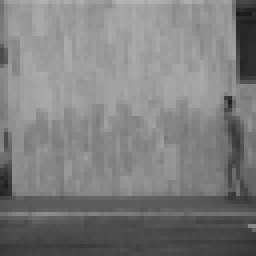
#> input picture preprocessed_frames/denis_jump/frame_000.png, 64 x 64 px (shown 4 times larger); its folder holds 4 pictures in this run
$ python frame_pointcloud_clustering.py   (older library calls are emulated)
#> lines starting #> are read from the running program, lines starting #| are printed output that depends on the picture
import os
import numpy as np
import cv2
import matplotlib.pyplot as plt
from sklearn.cluster import SpectralClustering, AgglomerativeClustering
import ot

# -------------------------------
# Load frames
# -------------------------------
def load_saved_frames(folder_path, resize_dim=(64, 64)):
    """Load saved grayscale PNG frames and normalize to [0, 1]."""
#> called with folder_path = 'preprocessed_frames/denis_jump', resize_dim = (64, 64)
    frame_files = sorted([f for f in os.listdir(folder_path) if f.endswith(".png")])
    frames = []

    for fname in frame_files:
        img = cv2.imread(os.path.join(folder_path, fname), cv2.IMREAD_GRAYSCALE)
#> img is the input picture: shape (64, 64); min 25, max 180, mean 125.7
        if img is not None:
            img = cv2.resize(img, resize_dim, interpolation=cv2.INTER_AREA)
            frames.append(img.astype(np.float32) / 255.0)

    print(f"Loaded {len(frames)} frames from '{folder_path}'")
    return frames

# -------------------------------
# Frame to Point Cloud
# -------------------------------
def frame_to_point_cloud(frame, add_gradient=False):
    """
    Convert a 2D grayscale frame into a (N, 3) or (N, 4) point cloud.
    (x, y, intensity [, gradient])
    """
#> called with add_gradient = True
    H, W = frame.shape
#> H = 64; W = 64
    x_coords, y_coords = np.meshgrid(np.arange(W), np.arange(H))

    x_norm = x_coords / (W - 1)
    y_norm = y_coords / (H - 1)
    intensity = frame  # already normalized [0,1]

    if add_gradient:
        gx = cv2.Sobel(frame, cv2.CV_32F, 1, 0, ksize=3)
        gy = cv2.Sobel(frame, cv2.CV_32F, 0, 1, ksize=3)
        grad_mag = np.sqrt(gx**2 + gy**2)
        grad_mag /= grad_mag.max() + 1e-8  # Avoid divide by 0
#> call 2 of frame_to_point_cloud, with add_gradient = True
#> in frame_to_point_cloud (call 2), `x_norm = x_coords / (W - 1)`:
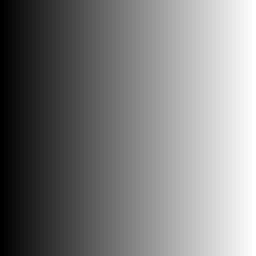
#> x_norm: shape (64, 64) float64 (shown 4 times larger); min 0, max 1, mean 0.5
#> in frame_to_point_cloud (call 2), `y_norm = y_coords / (H - 1)`:
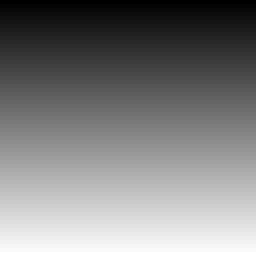
#> y_norm: shape (64, 64) float64 (shown 4 times larger); min 0, max 1, mean 0.5
#> call 4 of frame_to_point_cloud, with add_gradient = True
#> in frame_to_point_cloud (call 4), `intensity = frame`:
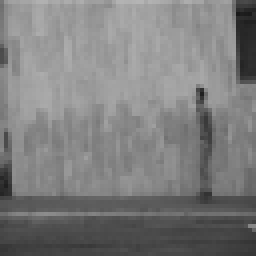
#> intensity: shape (64, 64) float32 (shown 4 times larger); min 0.098, max 0.706, mean 0.492
#> in frame_to_point_cloud (call 4), `gx = cv2.Sobel(frame, cv2.CV_32F, 1, 0, ksize=3)`:
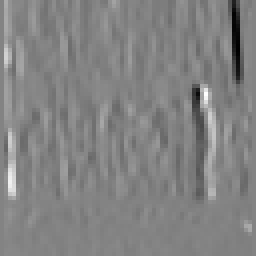
#> gx: shape (64, 64) float32 (shown 4 times larger); min -1.86, max 1.75, mean -0.00686; drawn with min black and max white
#> in frame_to_point_cloud (call 4), `gy = cv2.Sobel(frame, cv2.CV_32F, 0, 1, ksize=3)`:
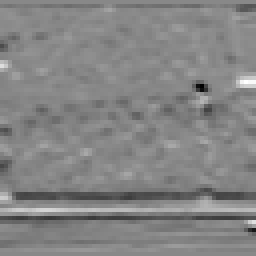
#> gy: shape (64, 64) float32 (shown 4 times larger); min -1.38, max 1.2, mean -0.0406; drawn with min black and max white
#> in frame_to_point_cloud (call 4), `grad_mag = np.sqrt(gx**2 + gy**2)`:
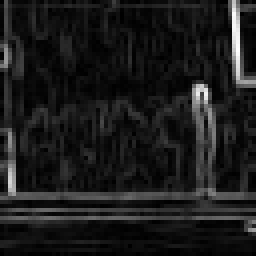
#> grad_mag: shape (64, 64) float32 (shown 4 times larger); min 0, max 1.86, mean 0.202; drawn with min black and max white
        point_cloud = np.stack([x_norm.flatten(), y_norm.flatten(), intensity.flatten(), grad_mag.flatten()], axis=1)
    else:
        point_cloud = np.stack([x_norm.flatten(), y_norm.flatten(), intensity.flatten()], axis=1)

    return point_cloud  # shape (H*W, 3) or (H*W, 4)

# -------------------------------
# Spectral Clustering
# -------------------------------
def cluster_frames_spectral(point_clouds, n_clusters=3):
    """Cluster frames using Spectral Clustering."""
    # Flatten each point cloud to a single vector
    X = np.array([pc.flatten() for pc in point_clouds])
    spectral = SpectralClustering(
        n_clusters=n_clusters,
        affinity='nearest_neighbors',
        assign_labels='kmeans',
        random_state=42,
        n_neighbors=10
    )
    return spectral.fit_predict(X)

# -------------------------------
# Sliced Wasserstein Distance between Point Clouds
# -------------------------------
def compute_sliced_wasserstein_distance(pc1, pc2, n_projections=50):
    """Approximate Wasserstein distance between two point clouds."""
    d = pc1.shape[1]
    distances = []

    for _ in range(n_projections):
        proj = np.random.randn(d)
        proj /= np.linalg.norm(proj)

        proj1 = np.dot(pc1, proj)
        proj2 = np.dot(pc2, proj)

        proj1.sort()
        proj2.sort()

        # Compute 1D Wasserstein distance (L1 distance between sorted projections)
        distance = np.mean(np.abs(proj1 - proj2))
        distances.append(distance)

    return np.mean(distances)

def cluster_frames_wasserstein(point_clouds, n_clusters=3):
    """Cluster frames based on Wasserstein distances between point clouds."""
#> called with n_clusters = 3
    n_frames = len(point_clouds)
    D = np.zeros((n_frames, n_frames))

    print("Computing pairwise Sliced Wasserstein distances between point clouds...")
    for i in range(n_frames):
        for j in range(i + 1, n_frames):
            d = compute_sliced_wasserstein_distance(point_clouds[i], point_clouds[j])
            D[i, j] = d
            D[j, i] = d

    clustering = AgglomerativeClustering(
        n_clusters=n_clusters,
        metric='precomputed',  # <- Use metric not affinity
        linkage='average'
    )
    labels = clustering.fit_predict(D)
    return labels

# -------------------------------
# Visualization
# -------------------------------
def plot_cluster_assignments(labels, method="Spectral"):
    """Plot the cluster assignments over time."""
#> called with labels = array of shape (4,), method = 'Wasserstein'
    plt.figure(figsize=(10, 3))
    plt.plot(labels, marker='o')
    plt.xlabel("Frame Index")
    plt.ylabel("Cluster Label")
    plt.title(f"{method} Clustering Over Time")
    plt.grid(True)
    plt.tight_layout()
    plt.show()
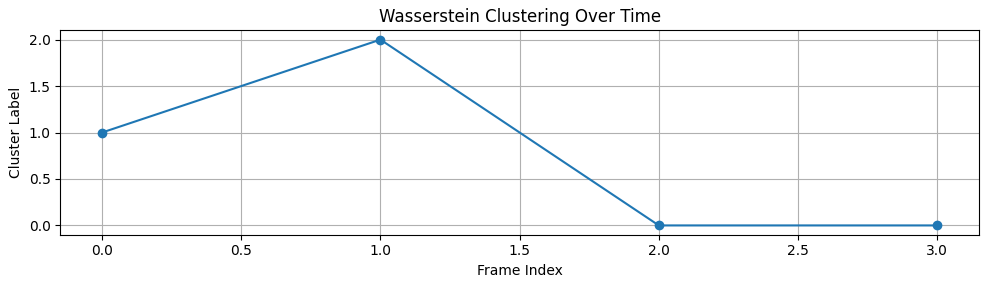
#> figure drawn by matplotlib, 1 panel

def show_clustered_images(frames, labels, n_clusters=3, samples_per_cluster=6, method="Spectral"):
    """Display a grid of clustered images."""
#> called with labels = array of shape (4,), n_clusters = 3, samples_per_cluster = 6, method = 'Wasserstein'
    plt.figure(figsize=(samples_per_cluster * 2, n_clusters * 2.5))
    for c in range(n_clusters):
        indices = np.where(labels == c)[0][:samples_per_cluster]
        for j, idx in enumerate(indices):
            plt.subplot(n_clusters, samples_per_cluster, c * samples_per_cluster + j + 1)
            plt.imshow(frames[idx], cmap='gray')
            plt.axis('off')
            plt.title(f"C{c}", fontsize=8)
    plt.tight_layout()
    plt.suptitle(f"Clustered Frame Samples ({method} Clustering)", fontsize=14)
    plt.show()

# -------------------------------
# Main
# -------------------------------
if __name__ == "__main__":
    folder = os.path.join("preprocessed_frames", "denis_jump")
    frames = load_saved_frames(folder_path=folder, resize_dim=(64, 64))

    # Convert frames into structured point clouds
    point_clouds = [frame_to_point_cloud(f, add_gradient=True) for f in frames]
    print(f"Converted {len(point_clouds)} frames into point clouds.")

    n_clusters = 3
    method = "wasserstein"

    if method == "spectral":
        labels = cluster_frames_spectral(point_clouds, n_clusters=n_clusters)
    elif method == "wasserstein":
        labels = cluster_frames_wasserstein(point_clouds, n_clusters=n_clusters)
    else:
        raise ValueError("Unknown clustering method.")

    plot_cluster_assignments(labels, method=method.capitalize())
    show_clustered_images(frames, labels, n_clusters=n_clusters, samples_per_cluster=6, method=method.capitalize())
    print(f"{method.capitalize()} Clustering + pointcloud + Visualization complete.")
